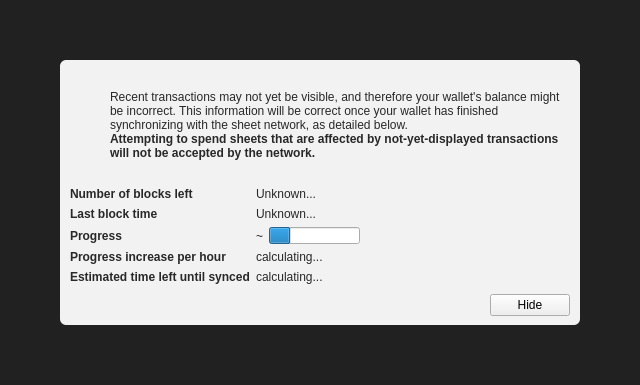
<?xml version="1.0" encoding="UTF-8"?>
<ui version="4.0">
 <class>ModalOverlay</class>
 <widget class="ModalOverlay" name="ModalOverlay">
  <property name="geometry">
   <rect>
    <x>0</x>
    <y>0</y>
    <width>640</width>
    <height>385</height>
   </rect>
  </property>
  <property name="windowTitle">
   <string>Form</string>
  </property>
  <layout class="QVBoxLayout" name="verticalLayout" stretch="0">
   <property name="sizeConstraint">
    <enum>QLayout::SetDefaultConstraint</enum>
   </property>
   <property name="leftMargin">
    <number>0</number>
   </property>
   <property name="topMargin">
    <number>0</number>
   </property>
   <property name="rightMargin">
    <number>0</number>
   </property>
   <property name="bottomMargin">
    <number>0</number>
   </property>
   <item>
    <widget class="QWidget" name="bgWidget" native="true">
     <property name="styleSheet">
      <string notr="true">#bgWidget { background: rgba(0,0,0,220); }</string>
     </property>
     <layout class="QVBoxLayout" name="verticalLayoutMain" stretch="1">
      <property name="leftMargin">
       <number>60</number>
      </property>
      <property name="topMargin">
       <number>60</number>
      </property>
      <property name="rightMargin">
       <number>60</number>
      </property>
      <property name="bottomMargin">
       <number>60</number>
      </property>
      <item>
       <widget class="QWidget" name="contentWidget" native="true">
        <property name="styleSheet">
         <string notr="true">#contentWidget { background: rgba(255,255,255,240); border-radius: 6px; }

QLabel { color: rgb(40,40,40);  }</string>
        </property>
        <layout class="QVBoxLayout" name="verticalLayoutSub" stretch="1,0,0,0">
         <property name="spacing">
          <number>0</number>
         </property>
         <property name="leftMargin">
          <number>10</number>
         </property>
         <property name="topMargin">
          <number>10</number>
         </property>
         <property name="rightMargin">
          <number>10</number>
         </property>
         <property name="bottomMargin">
          <number>10</number>
         </property>
         <item>
          <layout class="QHBoxLayout" name="horizontalLayoutIconText" stretch="0,1">
           <property name="topMargin">
            <number>20</number>
           </property>
           <item>
            <layout class="QVBoxLayout" name="verticalLayoutIcon">
             <property name="leftMargin">
              <number>0</number>
             </property>
             <item>
              <widget class="QPushButton" name="warningIcon">
               <property name="enabled">
                <bool>false</bool>
               </property>
               <property name="text">
                <string/>
               </property>
               <property name="icon">
                <iconset>
                 <normaloff>:/icons/warning</normaloff>
                 <disabledoff>:/icons/warning</disabledoff>:/icons/warning</iconset>
               </property>
               <property name="iconSize">
                <size>
                 <width>48</width>
                 <height>48</height>
                </size>
               </property>
               <property name="flat">
                <bool>true</bool>
               </property>
              </widget>
             </item>
             <item>
              <spacer name="verticalSpacerWarningIcon">
               <property name="orientation">
                <enum>Qt::Vertical</enum>
               </property>
               <property name="sizeHint" stdset="0">
                <size>
                 <width>20</width>
                 <height>40</height>
                </size>
               </property>
              </spacer>
             </item>
            </layout>
           </item>
           <item>
            <layout class="QVBoxLayout" name="verticalLayoutInfoText">
             <property name="leftMargin">
              <number>0</number>
             </property>
             <property name="topMargin">
              <number>0</number>
             </property>
             <item>
              <widget class="QLabel" name="infoText">
               <property name="text">
                <string>Recent transactions may not yet be visible, and therefore your wallet's balance might be incorrect. This information will be correct once your wallet has finished synchronizing with the sheet network, as detailed below.</string>
               </property>
               <property name="textFormat">
                <enum>Qt::RichText</enum>
               </property>
               <property name="wordWrap">
                <bool>true</bool>
               </property>
              </widget>
             </item>
             <item>
              <widget class="QLabel" name="infoTextStrong">
               <property name="font">
                <font>
                 <weight>75</weight>
                 <bold>true</bold>
                </font>
               </property>
               <property name="text">
                <string>Attempting to spend sheets that are affected by not-yet-displayed transactions will not be accepted by the network.</string>
               </property>
               <property name="textFormat">
                <enum>Qt::RichText</enum>
               </property>
               <property name="wordWrap">
                <bool>true</bool>
               </property>
              </widget>
             </item>
             <item>
              <spacer name="verticalSpacerInTextSpace">
               <property name="orientation">
                <enum>Qt::Vertical</enum>
               </property>
               <property name="sizeHint" stdset="0">
                <size>
                 <width>20</width>
                 <height>40</height>
                </size>
               </property>
              </spacer>
             </item>
            </layout>
           </item>
          </layout>
         </item>
         <item>
          <spacer name="verticalSpacerAfterText">
           <property name="orientation">
            <enum>Qt::Vertical</enum>
           </property>
           <property name="sizeHint" stdset="0">
            <size>
             <width>20</width>
             <height>40</height>
            </size>
           </property>
          </spacer>
         </item>
         <item>
          <layout class="QFormLayout" name="formLayout">
           <property name="fieldGrowthPolicy">
            <enum>QFormLayout::FieldsStayAtSizeHint</enum>
           </property>
           <property name="horizontalSpacing">
            <number>6</number>
           </property>
           <property name="verticalSpacing">
            <number>6</number>
           </property>
           <property name="topMargin">
            <number>10</number>
           </property>
           <item row="0" column="0">
            <widget class="QLabel" name="labelNumberOfBlocksLeft">
             <property name="font">
              <font>
               <weight>75</weight>
               <bold>true</bold>
              </font>
             </property>
             <property name="text">
              <string>Number of blocks left</string>
             </property>
            </widget>
           </item>
           <item row="0" column="1">
            <widget class="QLabel" name="numberOfBlocksLeft">
             <property name="text">
              <string>Unknown...</string>
             </property>
            </widget>
           </item>
           <item row="1" column="0">
            <widget class="QLabel" name="labelLastBlockTime">
             <property name="font">
              <font>
               <weight>75</weight>
               <bold>true</bold>
              </font>
             </property>
             <property name="text">
              <string>Last block time</string>
             </property>
            </widget>
           </item>
           <item row="1" column="1">
            <widget class="QLabel" name="newestBlockDate">
             <property name="sizePolicy">
              <sizepolicy hsizetype="Maximum" vsizetype="Preferred">
               <horstretch>0</horstretch>
               <verstretch>0</verstretch>
              </sizepolicy>
             </property>
             <property name="text">
              <string>Unknown...</string>
             </property>
            </widget>
           </item>
           <item row="2" column="0">
            <widget class="QLabel" name="labelSyncDone">
             <property name="font">
              <font>
               <weight>75</weight>
               <bold>true</bold>
              </font>
             </property>
             <property name="text">
              <string>Progress</string>
             </property>
            </widget>
           </item>
           <item row="2" column="1">
            <layout class="QHBoxLayout" name="horizontalLayoutSync" stretch="0,1">
             <item>
              <widget class="QLabel" name="percentageProgress">
               <property name="text">
                <string notr="true">~</string>
               </property>
              </widget>
             </item>
             <item>
              <widget class="QProgressBar" name="progressBar">
               <property name="value">
                <number>24</number>
               </property>
               <property name="format">
                <string/>
               </property>
              </widget>
             </item>
            </layout>
           </item>
           <item row="4" column="0">
            <widget class="QLabel" name="labelProgressIncrease">
             <property name="font">
              <font>
               <weight>75</weight>
               <bold>true</bold>
              </font>
             </property>
             <property name="text">
              <string>Progress increase per hour</string>
             </property>
            </widget>
           </item>
           <item row="4" column="1">
            <widget class="QLabel" name="progressIncreasePerH">
             <property name="text">
              <string>calculating...</string>
             </property>
            </widget>
           </item>
           <item row="5" column="0">
            <widget class="QLabel" name="labelEstimatedTimeLeft">
             <property name="font">
              <font>
               <weight>75</weight>
               <bold>true</bold>
              </font>
             </property>
             <property name="text">
              <string>Estimated time left until synced</string>
             </property>
            </widget>
           </item>
           <item row="5" column="1">
            <widget class="QLabel" name="expectedTimeLeft">
             <property name="text">
              <string>calculating...</string>
             </property>
            </widget>
           </item>
          </layout>
         </item>
         <item>
          <layout class="QHBoxLayout" name="horizontalLayoutButtons">
           <property name="leftMargin">
            <number>10</number>
           </property>
           <property name="topMargin">
            <number>10</number>
           </property>
           <item>
            <spacer name="horizontalSpacer">
             <property name="orientation">
              <enum>Qt::Horizontal</enum>
             </property>
             <property name="sizeHint" stdset="0">
              <size>
               <width>40</width>
               <height>20</height>
              </size>
             </property>
            </spacer>
           </item>
           <item>
            <widget class="QPushButton" name="closeButton">
             <property name="text">
              <string>Hide</string>
             </property>
            </widget>
           </item>
          </layout>
         </item>
        </layout>
       </widget>
      </item>
     </layout>
    </widget>
   </item>
  </layout>
 </widget>
 <customwidgets>
  <customwidget>
   <class>ModalOverlay</class>
   <extends>QWidget</extends>
   <header>modaloverlay.h</header>
   <container>1</container>
  </customwidget>
 </customwidgets>
 <resources/>
 <connections/>
</ui>
